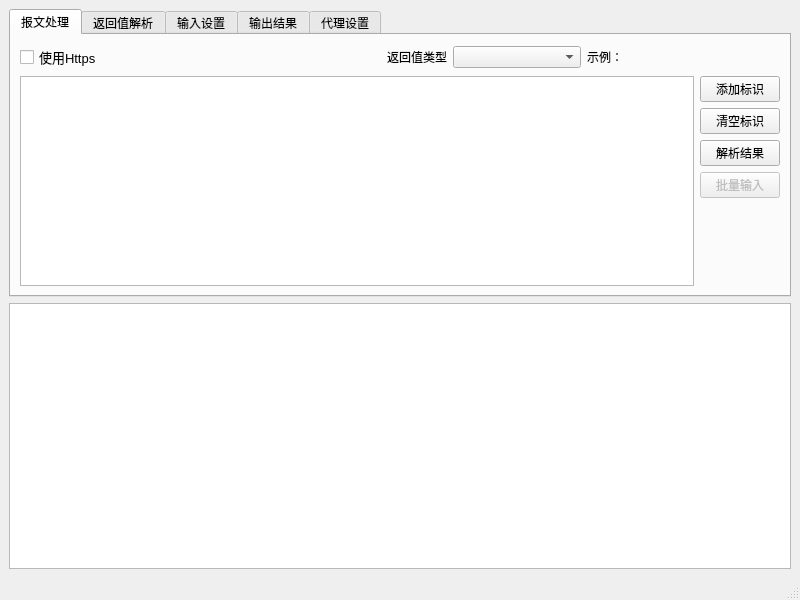
<?xml version="1.0" encoding="UTF-8"?>
<ui version="4.0">
 <class>mainForm</class>
 <widget class="QMainWindow" name="mainForm">
  <property name="geometry">
   <rect>
    <x>0</x>
    <y>0</y>
    <width>800</width>
    <height>600</height>
   </rect>
  </property>
  <property name="windowTitle">
   <string>JSON返回值解析工具</string>
  </property>
  <widget class="QWidget" name="centralwidget">
   <layout class="QVBoxLayout" name="verticalLayout_3" stretch="0,4">
    <item>
     <widget class="QTabWidget" name="tabWidget">
      <property name="currentIndex">
       <number>0</number>
      </property>
      <widget class="QWidget" name="tab">
       <attribute name="title">
        <string>报文处理</string>
       </attribute>
       <layout class="QVBoxLayout" name="verticalLayout">
        <item>
         <layout class="QHBoxLayout" name="horizontalLayout_7" stretch="5,0,0,2,3">
          <item>
           <widget class="QCheckBox" name="ifPacketUseHttpsCheckBox">
            <property name="font">
             <font>
              <family>Arial</family>
              <pointsize>10</pointsize>
             </font>
            </property>
            <property name="text">
             <string>使用Https</string>
            </property>
           </widget>
          </item>
          <item>
           <spacer name="horizontalSpacer_4">
            <property name="orientation">
             <enum>Qt::Horizontal</enum>
            </property>
            <property name="sizeHint" stdset="0">
             <size>
              <width>40</width>
              <height>20</height>
             </size>
            </property>
           </spacer>
          </item>
          <item>
           <widget class="QLabel" name="label">
            <property name="text">
             <string>返回值类型</string>
            </property>
           </widget>
          </item>
          <item>
           <widget class="QComboBox" name="responseTypeComboBox"/>
          </item>
          <item>
           <widget class="QLabel" name="responseTypeExample">
            <property name="text">
             <string>示例：</string>
            </property>
           </widget>
          </item>
         </layout>
        </item>
        <item>
         <layout class="QHBoxLayout" name="horizontalLayout">
          <item>
           <widget class="QTextEdit" name="packetTextEdit">
            <property name="font">
             <font>
              <family>Arial</family>
              <pointsize>10</pointsize>
              <weight>50</weight>
              <bold>false</bold>
             </font>
            </property>
            <property name="html">
             <string>&lt;!DOCTYPE HTML PUBLIC &quot;-//W3C//DTD HTML 4.0//EN&quot; &quot;http://www.w3.org/TR/REC-html40/strict.dtd&quot;&gt;
&lt;html&gt;&lt;head&gt;&lt;meta name=&quot;qrichtext&quot; content=&quot;1&quot; /&gt;&lt;style type=&quot;text/css&quot;&gt;
p, li { white-space: pre-wrap; }
&lt;/style&gt;&lt;/head&gt;&lt;body style=&quot; font-family:'Arial'; font-size:10pt; font-weight:400; font-style:normal;&quot;&gt;
&lt;p style=&quot;-qt-paragraph-type:empty; margin-top:0px; margin-bottom:0px; margin-left:0px; margin-right:0px; -qt-block-indent:0; text-indent:0px; font-family:'新宋体'; font-size:11pt;&quot;&gt;&lt;br /&gt;&lt;/p&gt;&lt;/body&gt;&lt;/html&gt;</string>
            </property>
           </widget>
          </item>
          <item>
           <layout class="QVBoxLayout" name="verticalLayout_2">
            <item>
             <widget class="QPushButton" name="addCharIdenButton">
              <property name="text">
               <string>添加标识</string>
              </property>
             </widget>
            </item>
            <item>
             <widget class="QPushButton" name="clearCharIdenButton">
              <property name="text">
               <string>清空标识</string>
              </property>
             </widget>
            </item>
            <item>
             <widget class="QPushButton" name="startAnaResponseButton">
              <property name="enabled">
               <bool>true</bool>
              </property>
              <property name="text">
               <string>解析结果</string>
              </property>
             </widget>
            </item>
            <item>
             <widget class="QPushButton" name="startSendButton">
              <property name="enabled">
               <bool>false</bool>
              </property>
              <property name="text">
               <string>批量输入</string>
              </property>
             </widget>
            </item>
            <item>
             <spacer name="verticalSpacer">
              <property name="orientation">
               <enum>Qt::Vertical</enum>
              </property>
              <property name="sizeHint" stdset="0">
               <size>
                <width>20</width>
                <height>40</height>
               </size>
              </property>
             </spacer>
            </item>
           </layout>
          </item>
         </layout>
        </item>
       </layout>
      </widget>
      <widget class="QWidget" name="responseAnaTab">
       <attribute name="title">
        <string>返回值解析</string>
       </attribute>
       <layout class="QVBoxLayout" name="verticalLayout_4">
        <item>
         <widget class="QTreeWidget" name="responseAnaResultTreeWidget">
          <column>
           <property name="text">
            <string>复选框</string>
           </property>
          </column>
          <column>
           <property name="text">
            <string>键名</string>
           </property>
          </column>
          <column>
           <property name="text">
            <string>值类型</string>
           </property>
          </column>
          <column>
           <property name="text">
            <string>请求字符串</string>
           </property>
          </column>
         </widget>
        </item>
       </layout>
      </widget>
      <widget class="QWidget" name="tab_4">
       <attribute name="title">
        <string>输入设置</string>
       </attribute>
       <layout class="QHBoxLayout" name="horizontalLayout_2">
        <item>
         <widget class="QTabWidget" name="inputTabWidget">
          <property name="currentIndex">
           <number>0</number>
          </property>
          <widget class="QWidget" name="index1_tab">
           <attribute name="title">
            <string>序号1</string>
           </attribute>
           <layout class="QHBoxLayout" name="horizontalLayout_3">
            <item>
             <widget class="QTableWidget" name="tableWidget_index1">
              <property name="columnCount">
               <number>1</number>
              </property>
              <column>
               <property name="text">
                <string>输入值</string>
               </property>
              </column>
             </widget>
            </item>
           </layout>
          </widget>
         </widget>
        </item>
        <item>
         <layout class="QVBoxLayout" name="verticalLayout_5">
          <item>
           <widget class="QPushButton" name="addInputLineButton">
            <property name="text">
             <string>添加一行</string>
            </property>
           </widget>
          </item>
          <item>
           <widget class="QPushButton" name="deleteRowsButton">
            <property name="text">
             <string>删除行</string>
            </property>
           </widget>
          </item>
          <item>
           <widget class="QPushButton" name="clearInputListButton">
            <property name="text">
             <string>清空列表</string>
            </property>
           </widget>
          </item>
          <item>
           <widget class="QPushButton" name="inputFromFileButton">
            <property name="text">
             <string>文件导入</string>
            </property>
           </widget>
          </item>
          <item>
           <spacer name="verticalSpacer_2">
            <property name="orientation">
             <enum>Qt::Vertical</enum>
            </property>
            <property name="sizeHint" stdset="0">
             <size>
              <width>20</width>
              <height>40</height>
             </size>
            </property>
           </spacer>
          </item>
         </layout>
        </item>
       </layout>
      </widget>
      <widget class="QWidget" name="tab_3">
       <attribute name="title">
        <string>输出结果</string>
       </attribute>
       <layout class="QVBoxLayout" name="verticalLayout_7">
        <item>
         <layout class="QHBoxLayout" name="horizontalLayout_4">
          <item>
           <spacer name="horizontalSpacer_2">
            <property name="orientation">
             <enum>Qt::Horizontal</enum>
            </property>
            <property name="sizeHint" stdset="0">
             <size>
              <width>40</width>
              <height>20</height>
             </size>
            </property>
           </spacer>
          </item>
          <item>
           <widget class="QPushButton" name="exportResultButton">
            <property name="text">
             <string>导出</string>
            </property>
           </widget>
          </item>
         </layout>
        </item>
        <item>
         <widget class="QTableWidget" name="resultTable"/>
        </item>
       </layout>
      </widget>
      <widget class="QWidget" name="tab_2">
       <attribute name="title">
        <string>代理设置</string>
       </attribute>
       <layout class="QVBoxLayout" name="verticalLayout_6">
        <item>
         <layout class="QHBoxLayout" name="horizontalLayout_5">
          <item>
           <widget class="QLabel" name="label_2">
            <property name="font">
             <font>
              <family>方正黑体简体</family>
              <pointsize>11</pointsize>
             </font>
            </property>
            <property name="text">
             <string>代理设置</string>
            </property>
           </widget>
          </item>
          <item>
           <spacer name="horizontalSpacer_3">
            <property name="orientation">
             <enum>Qt::Horizontal</enum>
            </property>
            <property name="sizeHint" stdset="0">
             <size>
              <width>40</width>
              <height>20</height>
             </size>
            </property>
           </spacer>
          </item>
          <item>
           <widget class="QCheckBox" name="useProxyCheckBox">
            <property name="text">
             <string>启用代理</string>
            </property>
           </widget>
          </item>
          <item>
           <widget class="QPushButton" name="connectProxyButton">
            <property name="text">
             <string>测试代理</string>
            </property>
           </widget>
          </item>
         </layout>
        </item>
        <item>
         <widget class="Line" name="line">
          <property name="orientation">
           <enum>Qt::Horizontal</enum>
          </property>
         </widget>
        </item>
        <item>
         <widget class="QCheckBox" name="ifProxyUseHttpsCheckBox">
          <property name="text">
           <string>代理服务器使用https</string>
          </property>
         </widget>
        </item>
        <item>
         <layout class="QGridLayout" name="gridLayout">
          <item row="0" column="0">
           <widget class="QLabel" name="label_3">
            <property name="text">
             <string>代理服务器IP</string>
            </property>
           </widget>
          </item>
          <item row="0" column="1">
           <widget class="QLineEdit" name="proxyIpLineEdit"/>
          </item>
          <item row="1" column="0">
           <widget class="QLabel" name="label_4">
            <property name="text">
             <string>代理服务器端口</string>
            </property>
           </widget>
          </item>
          <item row="1" column="1">
           <widget class="QLineEdit" name="proxyPortLineEdit"/>
          </item>
         </layout>
        </item>
        <item>
         <spacer name="verticalSpacer_3">
          <property name="orientation">
           <enum>Qt::Vertical</enum>
          </property>
          <property name="sizeHint" stdset="0">
           <size>
            <width>20</width>
            <height>40</height>
           </size>
          </property>
         </spacer>
        </item>
        <item>
         <layout class="QHBoxLayout" name="horizontalLayout_6">
          <item>
           <spacer name="horizontalSpacer">
            <property name="orientation">
             <enum>Qt::Horizontal</enum>
            </property>
            <property name="sizeHint" stdset="0">
             <size>
              <width>40</width>
              <height>20</height>
             </size>
            </property>
           </spacer>
          </item>
          <item>
           <widget class="QPushButton" name="proxySaveButton">
            <property name="text">
             <string>保存设置</string>
            </property>
           </widget>
          </item>
         </layout>
        </item>
       </layout>
      </widget>
     </widget>
    </item>
    <item>
     <widget class="QTextEdit" name="logTextEdit">
      <property name="font">
       <font>
        <family>Arial</family>
        <pointsize>10</pointsize>
       </font>
      </property>
     </widget>
    </item>
   </layout>
  </widget>
  <widget class="QStatusBar" name="statusbar"/>
 </widget>
 <resources/>
 <connections>
  <connection>
   <sender>addCharIdenButton</sender>
   <signal>clicked()</signal>
   <receiver>mainForm</receiver>
   <slot>addCharIden()</slot>
   <hints>
    <hint type="sourcelabel">
     <x>734</x>
     <y>86</y>
    </hint>
    <hint type="destinationlabel">
     <x>796</x>
     <y>289</y>
    </hint>
   </hints>
  </connection>
  <connection>
   <sender>clearCharIdenButton</sender>
   <signal>clicked()</signal>
   <receiver>mainForm</receiver>
   <slot>clearCharIden()</slot>
   <hints>
    <hint type="sourcelabel">
     <x>775</x>
     <y>118</y>
    </hint>
    <hint type="destinationlabel">
     <x>801</x>
     <y>244</y>
    </hint>
   </hints>
  </connection>
  <connection>
   <sender>useProxyCheckBox</sender>
   <signal>stateChanged(int)</signal>
   <receiver>mainForm</receiver>
   <slot>updateProxyUiStatus()</slot>
   <hints>
    <hint type="sourcelabel">
     <x>695</x>
     <y>58</y>
    </hint>
    <hint type="destinationlabel">
     <x>797</x>
     <y>146</y>
    </hint>
   </hints>
  </connection>
  <connection>
   <sender>proxySaveButton</sender>
   <signal>clicked()</signal>
   <receiver>mainForm</receiver>
   <slot>saveProxy()</slot>
   <hints>
    <hint type="sourcelabel">
     <x>776</x>
     <y>274</y>
    </hint>
    <hint type="destinationlabel">
     <x>798</x>
     <y>318</y>
    </hint>
   </hints>
  </connection>
  <connection>
   <sender>connectProxyButton</sender>
   <signal>clicked()</signal>
   <receiver>mainForm</receiver>
   <slot>connectProxy()</slot>
   <hints>
    <hint type="sourcelabel">
     <x>776</x>
     <y>62</y>
    </hint>
    <hint type="destinationlabel">
     <x>797</x>
     <y>103</y>
    </hint>
   </hints>
  </connection>
  <connection>
   <sender>startAnaResponseButton</sender>
   <signal>clicked()</signal>
   <receiver>mainForm</receiver>
   <slot>requestAndAnaJson()</slot>
   <hints>
    <hint type="sourcelabel">
     <x>775</x>
     <y>147</y>
    </hint>
    <hint type="destinationlabel">
     <x>795</x>
     <y>204</y>
    </hint>
   </hints>
  </connection>
  <connection>
   <sender>addInputLineButton</sender>
   <signal>clicked()</signal>
   <receiver>mainForm</receiver>
   <slot>addInputListRow()</slot>
   <hints>
    <hint type="sourcelabel">
     <x>776</x>
     <y>62</y>
    </hint>
    <hint type="destinationlabel">
     <x>804</x>
     <y>190</y>
    </hint>
   </hints>
  </connection>
  <connection>
   <sender>clearInputListButton</sender>
   <signal>clicked()</signal>
   <receiver>mainForm</receiver>
   <slot>clearInputList()</slot>
   <hints>
    <hint type="sourcelabel">
     <x>776</x>
     <y>120</y>
    </hint>
    <hint type="destinationlabel">
     <x>796</x>
     <y>129</y>
    </hint>
   </hints>
  </connection>
  <connection>
   <sender>inputFromFileButton</sender>
   <signal>clicked()</signal>
   <receiver>mainForm</receiver>
   <slot>loadInputFromFile()</slot>
   <hints>
    <hint type="sourcelabel">
     <x>776</x>
     <y>149</y>
    </hint>
    <hint type="destinationlabel">
     <x>793</x>
     <y>96</y>
    </hint>
   </hints>
  </connection>
  <connection>
   <sender>startSendButton</sender>
   <signal>clicked()</signal>
   <receiver>mainForm</receiver>
   <slot>sendPacketUseInput()</slot>
   <hints>
    <hint type="sourcelabel">
     <x>775</x>
     <y>178</y>
    </hint>
    <hint type="destinationlabel">
     <x>801</x>
     <y>393</y>
    </hint>
   </hints>
  </connection>
  <connection>
   <sender>deleteRowsButton</sender>
   <signal>clicked()</signal>
   <receiver>mainForm</receiver>
   <slot>deleteInputListRows()</slot>
   <hints>
    <hint type="sourcelabel">
     <x>762</x>
     <y>79</y>
    </hint>
    <hint type="destinationlabel">
     <x>795</x>
     <y>235</y>
    </hint>
   </hints>
  </connection>
  <connection>
   <sender>exportResultButton</sender>
   <signal>clicked()</signal>
   <receiver>mainForm</receiver>
   <slot>exportResultTable()</slot>
   <hints>
    <hint type="sourcelabel">
     <x>759</x>
     <y>52</y>
    </hint>
    <hint type="destinationlabel">
     <x>800</x>
     <y>270</y>
    </hint>
   </hints>
  </connection>
  <connection>
   <sender>responseTypeComboBox</sender>
   <signal>currentIndexChanged(int)</signal>
   <receiver>mainForm</receiver>
   <slot>responseTypeChange()</slot>
   <hints>
    <hint type="sourcelabel">
     <x>537</x>
     <y>52</y>
    </hint>
    <hint type="destinationlabel">
     <x>795</x>
     <y>56</y>
    </hint>
   </hints>
  </connection>
  <connection>
   <sender>responseAnaResultTreeWidget</sender>
   <signal>itemChanged(QTreeWidgetItem*,int)</signal>
   <receiver>mainForm</receiver>
   <slot>responseAnaResultTreeWidgetCheckboxChanged()</slot>
   <hints>
    <hint type="sourcelabel">
     <x>643</x>
     <y>193</y>
    </hint>
    <hint type="destinationlabel">
     <x>788</x>
     <y>-3</y>
    </hint>
   </hints>
  </connection>
 </connections>
 <slots>
  <slot>addCharIden()</slot>
  <slot>clearCharIden()</slot>
  <slot>updateProxyUiStatus()</slot>
  <slot>saveProxy()</slot>
  <slot>connectProxy()</slot>
  <slot>requestAndAnaJson()</slot>
  <slot>addInputListRow()</slot>
  <slot>clearInputList()</slot>
  <slot>loadInputFromFile()</slot>
  <slot>sendPacketUseInput()</slot>
  <slot>deleteInputListRows()</slot>
  <slot>exportResultTable()</slot>
  <slot>responseTypeChange()</slot>
  <slot>responseAnaResultTreeWidgetCheckboxChanged()</slot>
 </slots>
</ui>
